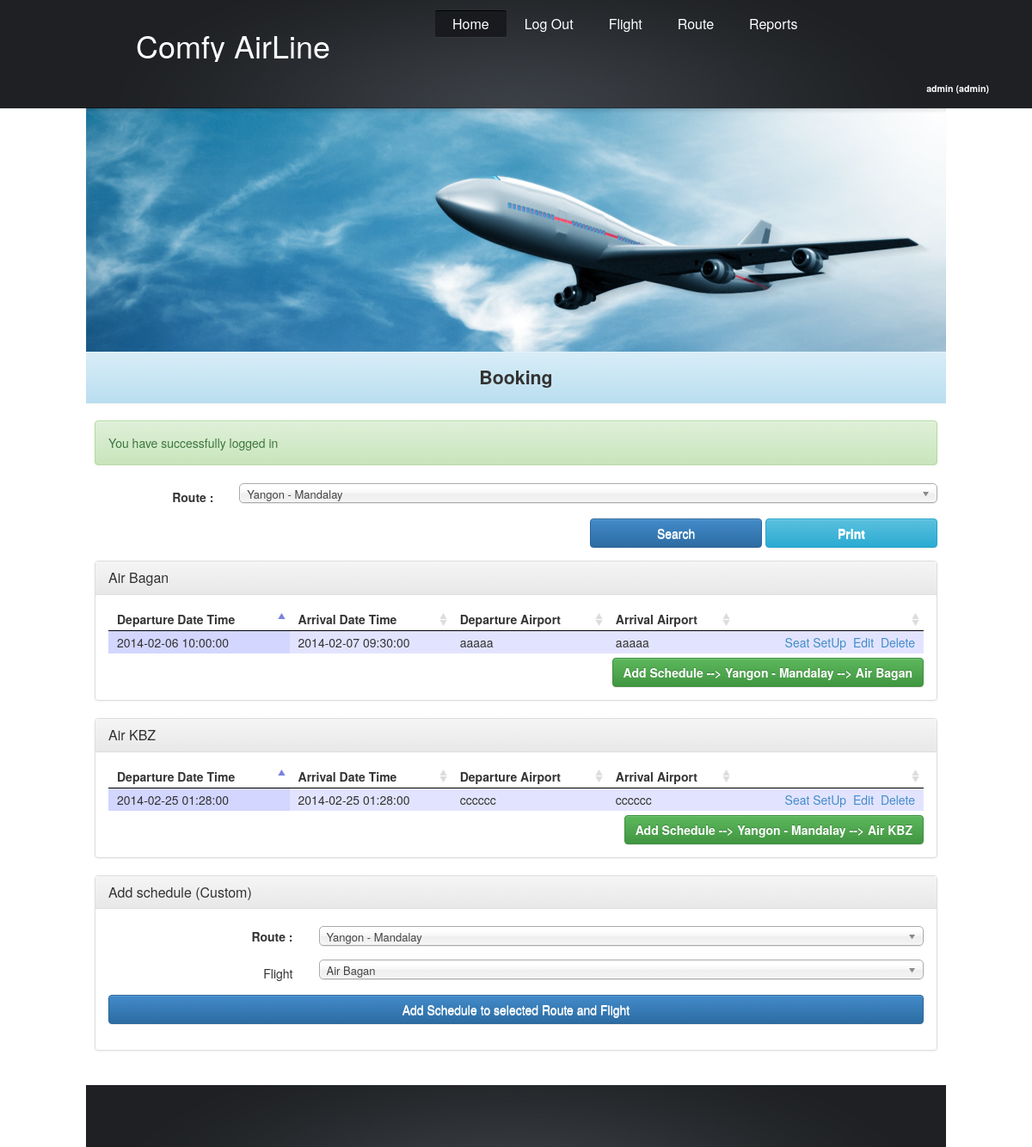
Page /booking.php (signed in) on the earlier database version.
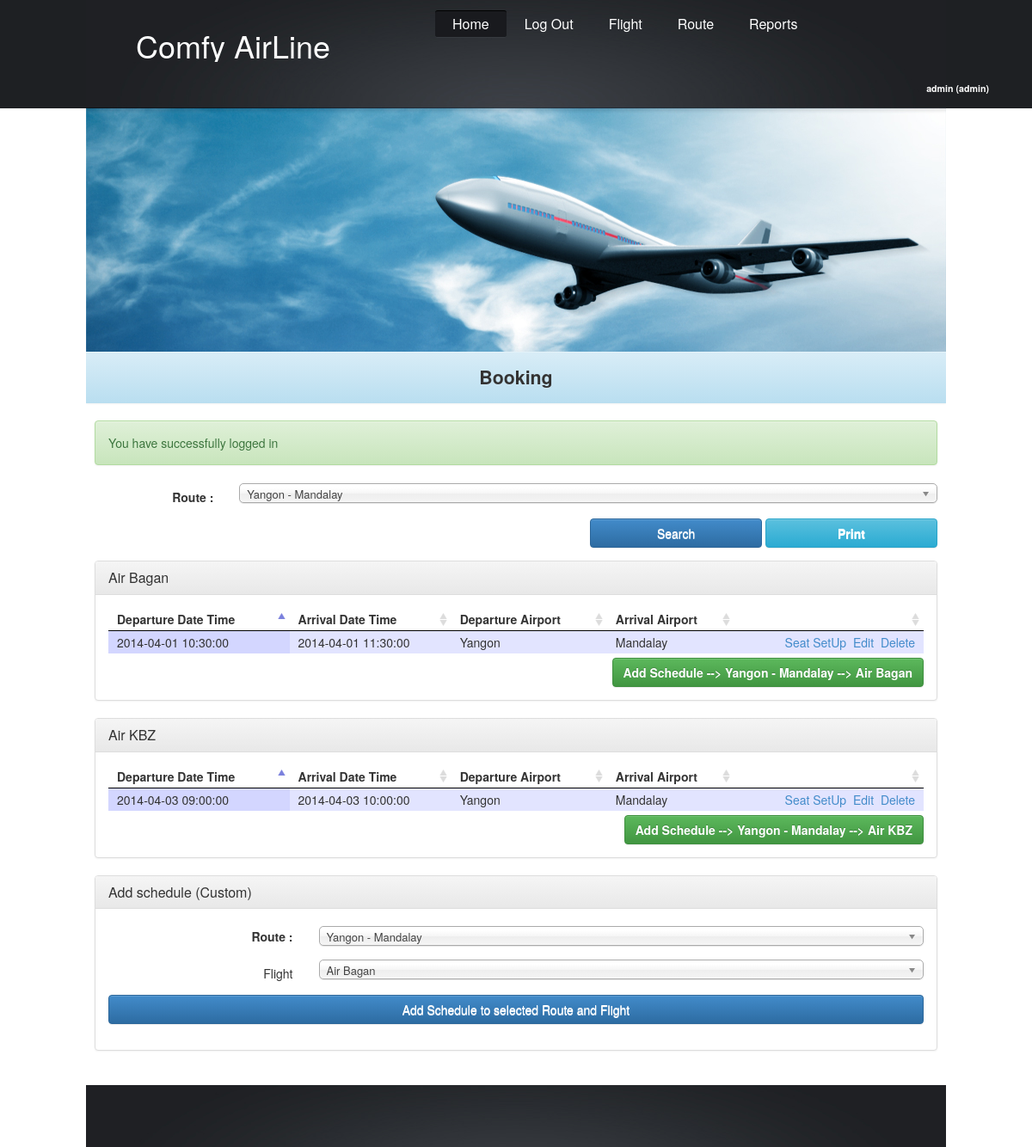
Same page on the later database version.
### tables this page shows
CREATE TABLE IF NOT EXISTS `schedules` (
  `schedule_id` varchar(15) NOT NULL,
  `flight_id` varchar(15) NOT NULL,
  `route_id` varchar(15) NOT NULL,
  `departure_datetime` datetime NOT NULL,
  `arrival_datetime` datetime NOT NULL,
  `departure_airport` varchar(50) NOT NULL,
  `arrival_airport` varchar(50) NOT NULL,
  `active` int(1) NOT NULL,
  `remark` varchar(255) NOT NULL,
  PRIMARY KEY (`schedule_id`)
);

### includes/routeHelper.php (called while the page is built, shortened)
<?php
class routeHelper {
    public static function getRouteByRouteID($route_id) {
        $sql = "SELECT * " .
                "FROM routes " .
                "WHERE route_id='" . $route_id . "' " .
                "ORDER BY title";
        $result = mysql_query($sql) or die(mysql_error());
        $output = array();
        while ($row = mysql_fetch_array($result)) {
            $output[] = array(
                'route_id' => $row['route_id'],
                'title' => $row['title'],
                'hour' => $row['hour'],
                'min' => $row['min'],
                'remark'=> $row['remark']
            );
        }
        return $output;
    }
    public static function getFirstRouteID() {
        $route_id = null;
        $sql = "SELECT * " .
                "FROM routes " .
                "ORDER BY route_id";
        $result = mysql_query($sql) or die(mysql_error());
        while ($row = mysql_fetch_array($result)) {
            $route_id = $row['route_id'];
            break;
        }
        return $route_id;
    }
}
?>

### includes/loginFunction.php (called while the page is built, shortened)
<?php
class logIn {
    function isAdminLogIn() {
        return $this->isLoggedIn("admin");
    }
    function isLoggedIn($role=null) {
        if (!isset($role)){
            return true;
        }
        if ($role !== $_SESSION['user']['role'])
            return false;
        return true;
    }
}
?>

### includes/flight-schedules.php (the view, shortened to what the changed rows need)
<?php require_once('includes/routeHelper.php'); ?>
<link href="css/jquery.dataTables.css" rel="stylesheet" type="text/css" />
<?php
$route_id = null;
if (isset($_GET['route_id_main'])) {
    $route_id = $_GET['route_id_main'];
} else {
    $route_id = routeHelper::getFirstRouteID();
}
$flightData = routeHelper::getRouteByRouteID($route_id);
$mode = 'booking';
if (isset($_GET['mode'])) {
    $mode = $_GET['mode'];
}
$flight_sql = "SELECT flights.*
            FROM flights
            WHERE flights.flight_id
            IN (
                SELECT schedules.flight_id
                FROM schedules
                WHERE route_id = '" . $route_id . "'
            )";
$flight_result = mysql_query($flight_sql) or die(mysql_error());
$noOfRows = mysql_num_rows($flight_result);
if ($noOfRows == 0) {
    ?>
    <div class="alert alert-danger">No record found for selected Route.</div>
<?php } else { ?>
    <?php while ($flightRow = mysql_fetch_array($flight_result)) { ?>
        <div class="panel panel-default">
            <div class="panel-heading">
                <h3 class="panel-title"><?php echo $flightRow['name']; ?></h3>
            </div>
            <div class="panel-body">
                <table class="schedule-table">
                    <thead>
                    <th>Departure Date Time</th>
                    <th>Arrival Date Time</th>
                    <th>Departure Airport</th>
                    <th>Arrival Airport</th>
                    <th></th>
                    </thead>
                    <tbody>
                        <?php
                        $schedule_sql = "SELECT * " .
                                "FROM schedules " .
                                "WHERE flight_id='" . $flightRow['flight_id'] . "' " .
                                "AND route_id='" . $route_id . "' " .
                                "AND active=1 " .
                                "ORDER BY schedule_id";
                        $schedule_result = mysql_query($schedule_sql) or die(mysql_error());
                        ?>
                        <?php while ($row = mysql_fetch_array($schedule_result)) { ?>
                            <tr>
                                <td><?php echo $row['departure_datetime']; ?></td>
                                <td><?php echo $row['arrival_datetime']; ?></td>
                                <td><?php echo $row['departure_airport']; ?></td>
                                <td><?php echo $row['arrival_airport']; ?></td>
                                <?php
                                $objLogIn = new logIn();
                                $isAdminLogIn = $objLogIn->isAdminLogIn();
                                if ($isAdminLogIn == true) {
                                    $mode = "admin";
                                }
                                $link = '#';
                                $linkText = "...";
                                if ($mode == 'display') {
                                    $link = "schedule.php?route_id=" . $route_id .
                                            "&flight_id=" . $flightRow['flight_id'];
                                    $linkText = "Add Schedule";
                                } else if ($mode == 'booking') {
                                    $link = "booking-select-seat-type.php?schedule_id=" . $row['schedule_id'];
                                    $linkText = "Add Booking";
                                } else if ($mode == 'admin') {
                                    $link = "seat-setup.php?schedule_id=" . $row['schedule_id'];
                                    $linkText = "Seat SetUp";
                                }
                                ?>
                                <td class="action-column">
                                    <a href="<?php echo $link; ?>"><?php echo $linkText; ?></a>
                                    <?php
                                    if ($mode == 'admin') {
                                        $editLink = "schedule.php?schedule_id=" . $row['schedule_id'] . "&route_id=" . $route_id .
                                                "&flight_id=" . $flightRow['flight_id'];
                                        ?>
                                        &nbsp;<a href="<?php echo $editLink; ?>">Edit</a>
                                        &nbsp;<a href="booking.php?schedule_id=<?php echo $row['schedule_id']; ?>&route_id=<?php echo $route_id;?>&action=delete" class="delete-link">Delete</a>
                                    <?php } ?>
                                </td>
                            </tr>
                        <?php } ?>
                    </tbody>
                </table>
                <?php
                if ($isAdminLogIn == true) {
                    $addScheduleLink = "schedule.php?route_id=" . $route_id .
                            "&flight_id=" . $flightRow['flight_id'];
                    ?>
                    <a href="<?php echo $addScheduleLink; ?>" class="btn btn-success btn-add-schedule pull-right">
                        Add Schedule --> <?php echo $flightData[0]['title'] . ' --> ' . $flightRow['name']; ?>
                    </a>
                <?php } ?>
            </div>
        </div>
    <?php } ?>
<?php } ?>

Differences in the rows shown:
changed schedules (number 1 of 2 on the later page): departure_datetime "2014-02-06 10:00:00" → "2014-04-01 10:30:00"; arrival_datetime "2014-02-07 09:30:00" → "2014-04-01 11:30:00"; departure_airport "aaaaa" → "Yangon"; arrival_airport "aaaaa" → "Mandalay"
changed schedules (number 2 of 2 on the later page): departure_datetime "2014-02-25 01:28:00" → "2014-04-03 09:00:00"; arrival_datetime "2014-02-25 01:28:00" → "2014-04-03 10:00:00"; departure_airport "cccccc" → "Yangon"; arrival_airport "cccccc" → "Mandalay"
